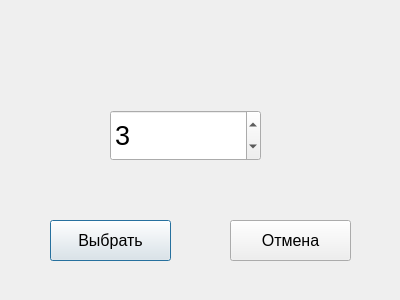
<?xml version="1.0" encoding="UTF-8"?>
<ui version="4.0">
 <class>width_dialog</class>
 <widget class="QDialog" name="width_dialog">
  <property name="geometry">
   <rect>
    <x>0</x>
    <y>0</y>
    <width>400</width>
    <height>300</height>
   </rect>
  </property>
  <property name="windowTitle">
   <string>Толщина линии </string>
  </property>
  <widget class="QSpinBox" name="spinBox">
   <property name="geometry">
    <rect>
     <x>110</x>
     <y>110</y>
     <width>151</width>
     <height>51</height>
    </rect>
   </property>
   <property name="font">
    <font>
     <pointsize>20</pointsize>
    </font>
   </property>
   <property name="minimum">
    <number>1</number>
   </property>
   <property name="maximum">
    <number>21</number>
   </property>
   <property name="value">
    <number>3</number>
   </property>
  </widget>
  <widget class="QPushButton" name="pushButton">
   <property name="geometry">
    <rect>
     <x>50</x>
     <y>220</y>
     <width>121</width>
     <height>41</height>
    </rect>
   </property>
   <property name="font">
    <font>
     <pointsize>12</pointsize>
    </font>
   </property>
   <property name="text">
    <string>Выбрать</string>
   </property>
  </widget>
  <widget class="QPushButton" name="pushButton_2">
   <property name="geometry">
    <rect>
     <x>230</x>
     <y>220</y>
     <width>121</width>
     <height>41</height>
    </rect>
   </property>
   <property name="font">
    <font>
     <pointsize>12</pointsize>
    </font>
   </property>
   <property name="text">
    <string>Отмена</string>
   </property>
  </widget>
 </widget>
 <resources/>
 <connections/>
</ui>
